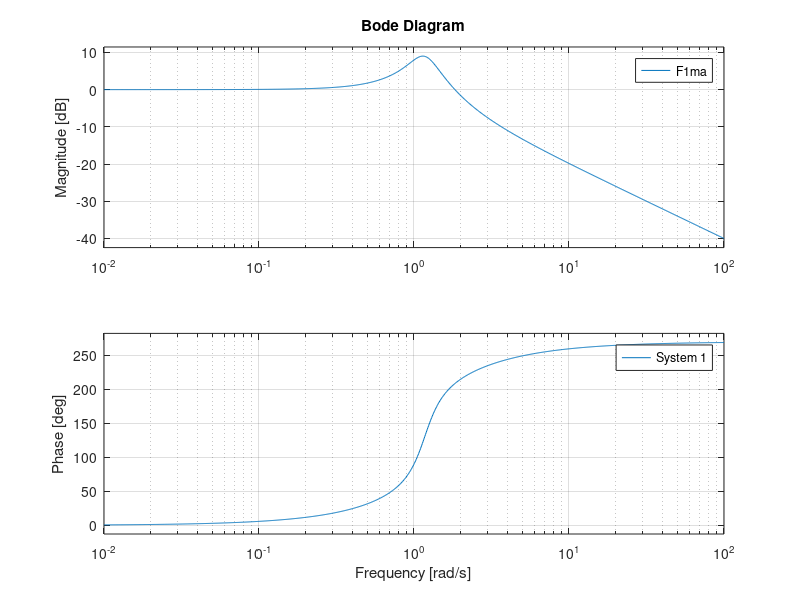
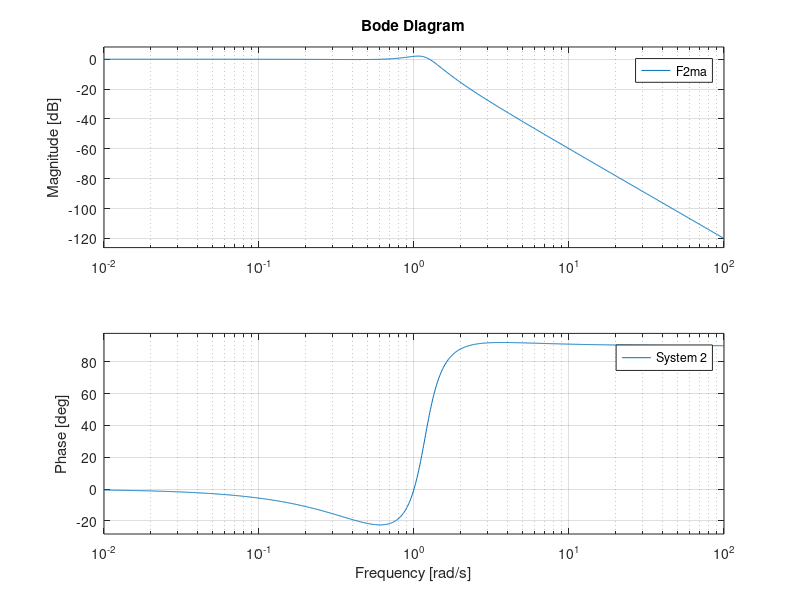
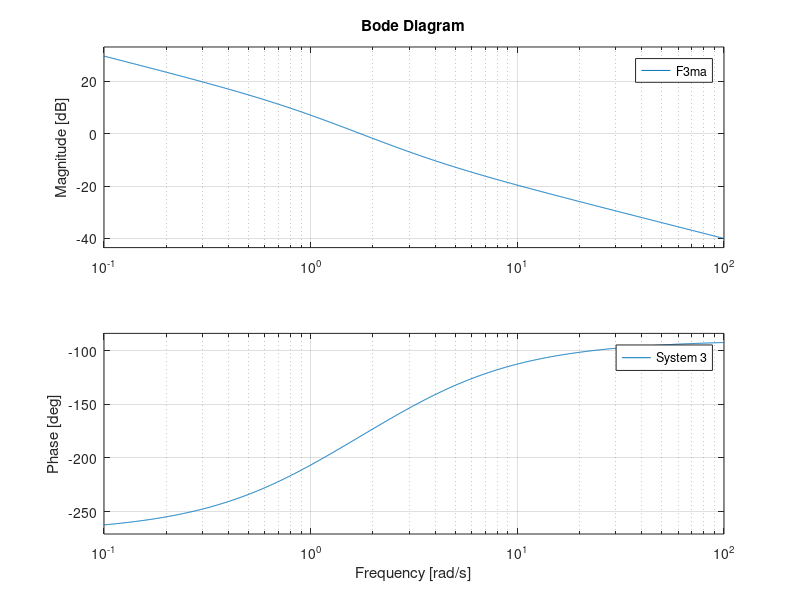
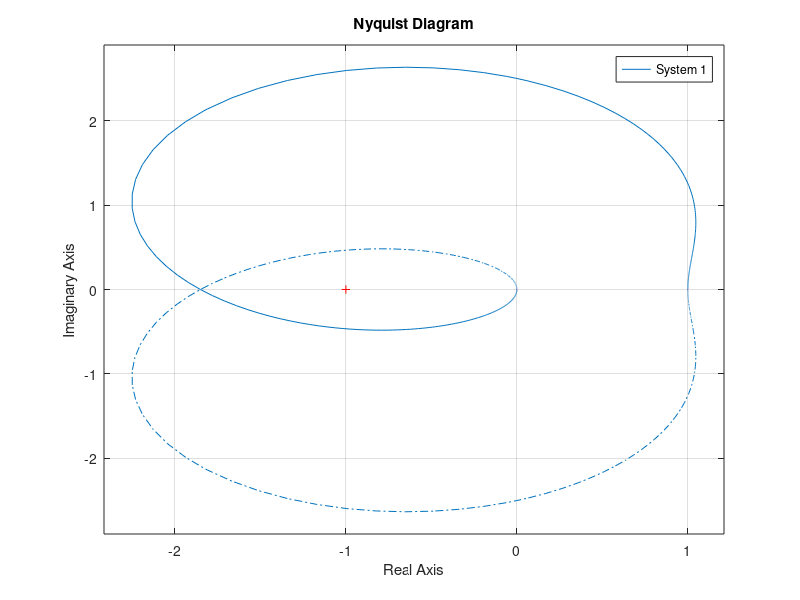

MATLAB code to generate these figures, in order:
%%

% Author: lucas.gomes and guilherme.oliveira
% Email: lucasgomes.1999@alunos.utfpr.edu.br
% Email: guilherme.1999@alunos.utfpr.edu.br
%%
clc; % Cleaning the command window
clear all; % Cleaning the workspace
close all; % Closing all the others windows

s = tf('s'); % changing s in laplace variable

% Planta
G1s = (1*s + 1)/(1*s^3 + 0.2*s^2 + 1*s + 1);
G2s = 1/(1*s^2 - 0.5246*s + 1.38);
G3s = (1*s + 3)/(1*s -1);
% Realimentação
H1s = 1*s + 1;
H2s = 1/(1*s + 0.7246);
H3s = 1/s;
% função em malha Aberta
F1ma = G1s*H1s;
F2ma = G2s*H2s;
F3ma = G3s*H3s;

% Analisando os digramas de resposta de freuqência
figure()
bode(F1ma)
legend('System 1')
figure()
bode(F2ma)
legend('System 2')
figure()
bode(F3ma)
legend('System 3')
 
% Diagrama de Nyquist
 figure()
 nyquist(F1ma)
 legend('System 1')
 figure()
 nyquist(F2ma)
 legend('System 2')
 figure()
 nyquist(F3ma)
 axis([-3 0.5 -2 2])
 legend('System 3')

% Sistema 1 -> Margens de estabilidade Wg
[Gm,Pm,Wcg,Wcp] = margin(F1ma);
Gm1 = Gm;
Kg1 = -20*log10(Gm1)
Ang1 = Pm
Wg1 = Wcp
Wf1 = Wcg
[Gm,Pm,Wcg,Wcp] = margin(F2ma);
Gm2 = Gm;
Kg2 = -20*log10(Gm2)
Ang2 = Pm
Wg2 = Wcp
Wf2 = Wcg
[Gm,Pm,Wcg,Wcp] = margin(F3ma);
Gm3 = Gm;
Kg3 = -20*log10(Gm3)
Ang3 = Pm
Wg3 = Wcp
Wf3 = Wcg

% Análisando as margens de fase e margens de ganho, temos o seguite
% critério, se ambas as margens < 0, sistema instável
% critério, se ambas as margens > 0, sistema estável
% Sistema1 Kg = 5.35, Ang = 28.62º, Wg = 1.84 e Wf = 1.44, como os dois são maiores q zero, então
% o sistema é estável
% Sistema2 Kg = -Infinito, Ang = -133,15º Wg = 1.26 Wf = Indefinido (será discutido em outro tópico)
% Sistema3 Kg = -3.8573e-15, Ang = 0 Wg = 1.73121 Wf = 1.7321

% Analisando a estabilidade dos sistemas via critério de estabilidade de Nyquist
% 
% Número de voltas em torno −1 + j0 = 1 e Sentido = Anti-horário
pole(F1ma)
% Número de polos de malha aberta no SPD = 2 polos
% Número de polos de malha fechada = 2 - 2 = 0, pelo critério de Nyquist
% temos zero polos de malha fechada no SPD, então por isso o sistema é
% estável

% Número de voltas em torno −1 + j0 = 0 e Sentido = Anti-horário
pole(F2ma)
% Número de polos de malha aberta no SPD = 2 polos
% Número de polos de malha fechada = 2 + 0 = 2 temos dois polos de 
% malha fechada no SPD, então por isso o sistema é
% instável

% Número de voltas em torno −1 + j0 = 0
pole(F3ma)
% O diagrama de Nyquist cruza o ponto −1 + j0, então há polos de malha fechada
% sobre o eixo imaginário, indicando que o sistema é criticamente estável.









